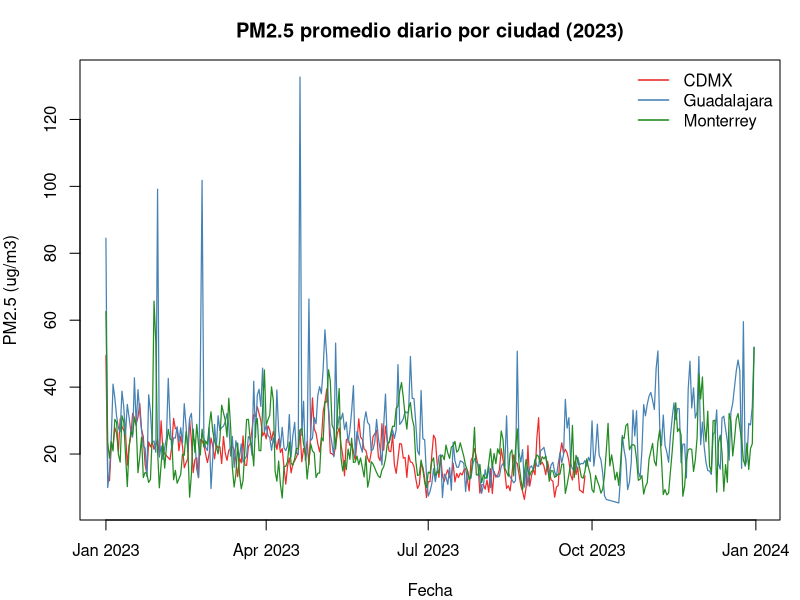
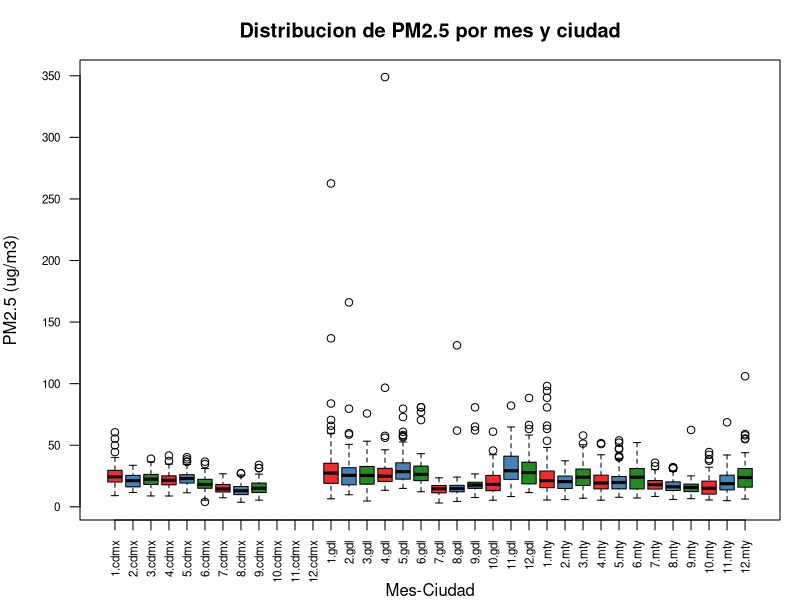
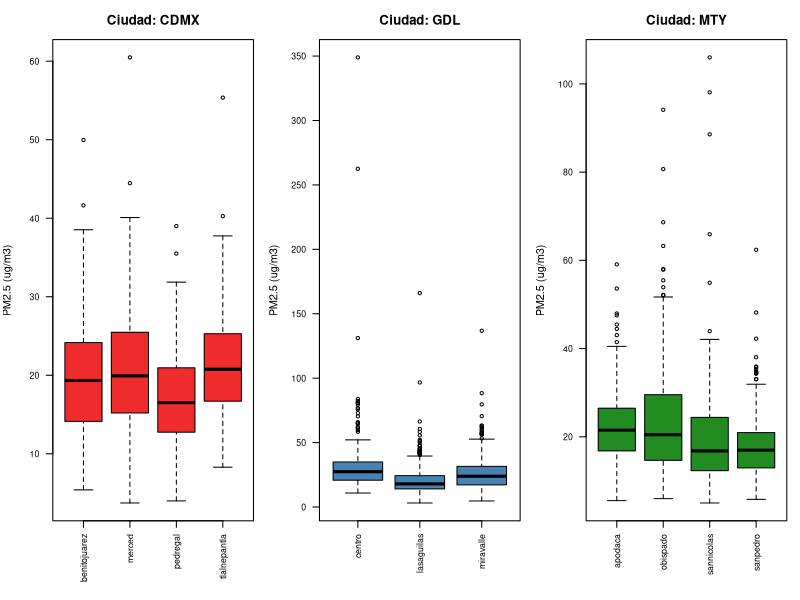
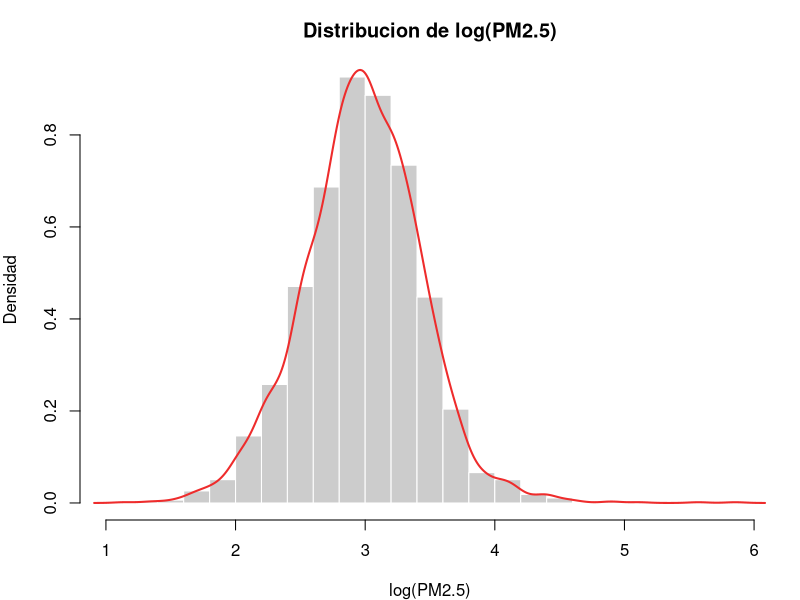

Generate these figures, in order, with R: (Note: this script raises an error after producing the figures.)
options(repos="http://cran.itam.mx/")

library(dplyr)
library(lubridate)
library(ggplot2)
library(rnaturalearth)
library(rnaturalearthdata)
library(sf)

# ============================================================
# EDA v2 — Estructura de clase + mapas reales por ciudad
# ============================================================

wdir <- "C:/Users/pauli/Documents/RegresionAvanzada/Contaminacion-CDMX/"
setwd(wdir)

imgdir <- file.path(wdir, "output/figures/")
dir.create(imgdir, recursive=TRUE, showWarnings=FALSE)

#--- Lectura de datos limpios ---
df <- read.csv("data/clean/pm25_clean.csv", stringsAsFactors=FALSE)
df$date <- as.Date(df$date)

#--- Estadisticos descriptivos por ciudad ---
cat("\n=== Estadisticos descriptivos por ciudad ===\n")
desc <- df %>%
  group_by(ciudad) %>%
  summarise(
    n = n(),
    pm25_mean = round(mean(pm25, na.rm=TRUE), 2),
    pm25_sd = round(sd(pm25, na.rm=TRUE), 2),
    pm25_min = round(min(pm25, na.rm=TRUE), 2),
    pm25_max = round(max(pm25, na.rm=TRUE), 2),
    temp_mean = round(mean(temp, na.rm=TRUE), 2),
    hr_mean = round(mean(hr, na.rm=TRUE), 2),
    .groups = "drop"
  )
print(desc)
write.csv(desc, file.path(imgdir, "eda_descriptivos.csv"), row.names=FALSE)

#--- Descriptivos globales ---
cat("\n=== Descriptivos globales ===\n")
print(summary(df[, c("pm25", "temp", "hr")]))

# ============================================================
# 1. Serie de tiempo de PM2.5 promedio por ciudad
# ============================================================

df_ciudad <- df %>%
  group_by(date, ciudad) %>%
  summarise(pm25_mean = mean(pm25, na.rm=TRUE), .groups="drop")

# Paleta de colores (misma que en el parcial)
pal <- c("cdmx"="firebrick2", "gdl"="steelblue", "mty"="forestgreen")
col_ciudad <- pal[df_ciudad$ciudad]

png(file.path(imgdir, "eda_serie_tiempo.png"), width=1000, height=500)
par(mfrow=c(1,1), mar=c(4,4,3,1))
plot(range(df_ciudad$date), range(df_ciudad$pm25_mean), type="n",
     xlab="Fecha", ylab="PM2.5 (ug/m3)",
     main="PM2.5 promedio diario por ciudad (2023)")
for (c in unique(df_ciudad$ciudad)) {
  idx <- df_ciudad$ciudad == c
  lines(df_ciudad$date[idx], df_ciudad$pm25_mean[idx], col=pal[c], lwd=1.2)
}
legend("topright", legend=c("CDMX","Guadalajara","Monterrey"),
       col=c("firebrick2","steelblue","forestgreen"), lwd=1.5, bty="n")
dev.off()
cat("\nGuardado: eda_serie_tiempo.png\n")

# ============================================================
# 2. Boxplot de PM2.5 por mes y ciudad
# ============================================================

png(file.path(imgdir, "eda_boxplot_mes.png"), width=900, height=500)
par(mfrow=c(1,1), mar=c(4,4,3,1))
boxplot(pm25 ~ mes + ciudad, data=df,
        col=c("firebrick2","steelblue","forestgreen"),
        main="Distribucion de PM2.5 por mes y ciudad",
        xlab="Mes-Ciudad", ylab="PM2.5 (ug/m3)",
        las=2, cex.axis=0.7)
dev.off()
cat("Guardado: eda_boxplot_mes.png\n")

# ============================================================
# 3. Boxplot de PM2.5 por estacion dentro de cada ciudad
# ============================================================

png(file.path(imgdir, "eda_boxplot_estacion.png"), width=1100, height=600)
par(mfrow=c(1,3), mar=c(6,4,3,1))

for (c in c("cdmx","gdl","mty")) {
  df_c <- df[df$ciudad == c, ]
  est_ord <- sort(unique(df_c$estacion))
  boxplot(pm25 ~ estacion, data=df_c,
          col=pal[c],
          main=paste("Ciudad:", toupper(c)),
          xlab="", ylab="PM2.5 (ug/m3)",
          las=2, cex.axis=0.8)
}
dev.off()
cat("Guardado: eda_boxplot_estacion.png\n")

# ============================================================
# 4. Histograma de log(PM2.5)
# ============================================================

png(file.path(imgdir, "eda_hist_logpm25.png"), width=700, height=500)
par(mfrow=c(1,1), mar=c(4,4,3,1))
logy <- log(df$pm25[df$pm25 > 0 & !is.na(df$pm25)])
hist(logy, breaks=30, freq=FALSE, col="grey80", border="white",
     main="Distribucion de log(PM2.5)", xlab="log(PM2.5)", ylab="Densidad")
lines(density(logy), col="firebrick2", lwd=2)
dev.off()
cat("Guardado: eda_hist_logpm25.png\n")

# ============================================================
# 5. Mapas reales por ciudad
# ============================================================

# Obtener shape de Mexico
mex <- ne_states(country="Mexico", returnclass="sf")

# Limites por ciudad
limites <- list(
  cdmx = list(xlim=c(-99.35, -98.95), ylim=c(19.15, 19.65), titulo="CDMX — Valle de Mexico"),
  gdl  = list(xlim=c(-103.55, -103.20), ylim=c(20.55, 20.75), titulo="Guadalajara"),
  mty  = list(xlim=c(-100.55, -100.15), ylim=c(25.60, 25.82), titulo="Monterrey")
)

# Promedio por estacion
df_est <- df %>%
  group_by(estacion, ciudad, lat, lon) %>%
  summarise(pm25_mean = mean(pm25, na.rm=TRUE), .groups="drop")

png(file.path(imgdir, "eda_mapas_ciudades.png"), width=1200, height=450)
par(mfrow=c(1,3), mar=c(3,3,3,1))

for (c in c("cdmx","gdl","mty")) {
  lim <- limites[[c]]
  df_c <- df_est[df_est$ciudad == c, ]
  
  # Recortar shape a los limites
  bbox <- st_bbox(c(xmin=lim$xlim[1], xmax=lim$xlim[2],
                    ymin=lim$ylim[1], ymax=lim$ylim[2]), crs=st_crs(mex))
  mex_c <- st_crop(mex, bbox)
  
  # Plot base con el mapa
  plot(st_geometry(mex_c), col="grey95", border="grey60",
       xlim=lim$xlim, ylim=lim$ylim,
       main=lim$titulo, xlab="Longitud", ylab="Latitud")
  
  # Puntos de estaciones
  puntos <- df_c$pm25_mean
  tamanos <- 1.5 + (puntos - min(puntos)) / (max(puntos) - min(puntos)) * 2.5
  points(df_c$lon, df_c$lat, pch=21, bg=pal[c], col="black", cex=tamanos)
  
  # Etiquetas de estaciones
  text(df_c$lon, df_c$lat, labels=df_c$estacion, pos=3, cex=0.65, offset=0.4)
  
  # Leyenda
  legend("bottomright", legend=paste0("PM2.5=", round(puntos,1)),
         pch=21, pt.bg=pal[c], pt.cex=1.5, bty="n", cex=0.6, title="ug/m3")
}
dev.off()
cat("Guardado: eda_mapas_ciudades.png\n")

# ============================================================
# 6. Correlacion entre variables
# ============================================================

png(file.path(imgdir, "eda_correlacion.png"), width=600, height=500)
M <- cor(df[, c("pm25","temp","hr")], use="complete.obs")
corrplot::corrplot(M, method="color", type="upper", order="original",
                   addCoef.col="black", tl.col="black", tl.srt=45,
                   title="Correlacion entre variables", mar=c(0,0,1,0))
dev.off()
cat("Guardado: eda_correlacion.png\n")

# ============================================================
# 7. PM2.5 vs covariables (scatter con recta de regresion)
# ============================================================

png(file.path(imgdir, "eda_pm25_vs_temp.png"), width=700, height=500)
par(mfrow=c(1,1), mar=c(4,4,3,1))
plot(df$temp, df$pm25, pch=19, cex=0.5, col="grey60",
     xlab="Temperatura (°C)", ylab="PM2.5 (ug/m3)",
     main="PM2.5 vs Temperatura")
abline(lm(pm25 ~ temp, data=df), col="firebrick2", lwd=2)
dev.off()
cat("Guardado: eda_pm25_vs_temp.png\n")

png(file.path(imgdir, "eda_pm25_vs_hr.png"), width=700, height=500)
par(mfrow=c(1,1), mar=c(4,4,3,1))
plot(df$hr, df$pm25, pch=19, cex=0.5, col="grey60",
     xlab="Humedad relativa (%)", ylab="PM2.5 (ug/m3)",
     main="PM2.5 vs Humedad relativa")
abline(lm(pm25 ~ hr, data=df), col="firebrick2", lwd=2)
dev.off()
cat("Guardado: eda_pm25_vs_hr.png\n")

# ============================================================
# 8. Serie de tiempo por estacion (panel)
# ============================================================

png(file.path(imgdir, "eda_serie_por_estacion.png"), width=1200, height=700)
par(mfrow=c(3,4), mar=c(3,3,2,1))

estaciones <- c("pedregal","merced","tlalnepantla","benitojuarez",
                "centro","lasaguilas","miravalle",
                "obispado","sannicolas","apodaca","sanpedro")

for (est in estaciones) {
  df_e <- df[df$estacion == est, ]
  c <- unique(df_e$ciudad)
  plot(df_e$date, df_e$pm25, type="l", col=pal[c], lwd=0.8,
       main=est, xlab="", ylab="PM2.5", xaxt="n")
  axis(1, at=as.Date(c("2023-01-01","2023-04-01","2023-07-01","2023-10-01")),
       labels=c("Ene","Abr","Jul","Oct"))
}
dev.off()
cat("Guardado: eda_serie_por_estacion.png\n")

cat("\n=== EDA v2 completado ===\n")
cat("Imagenes guardadas en:", imgdir, "\n")
